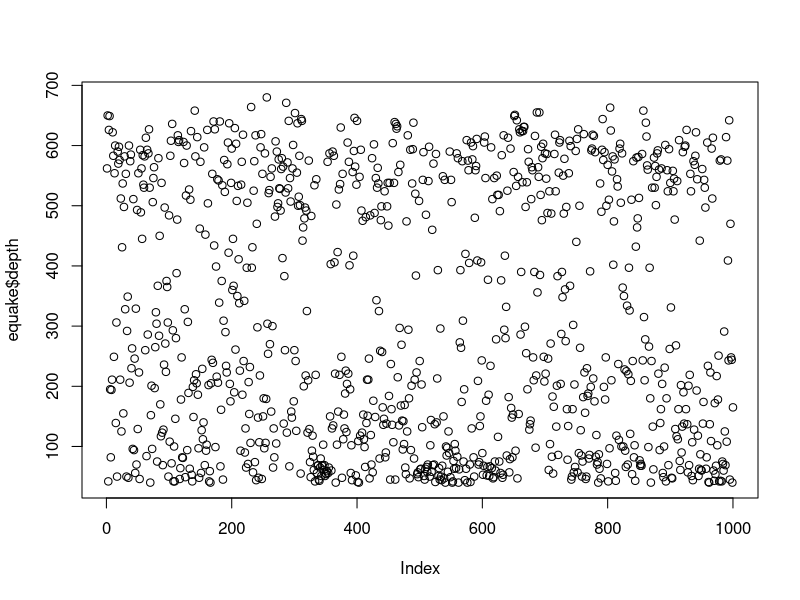
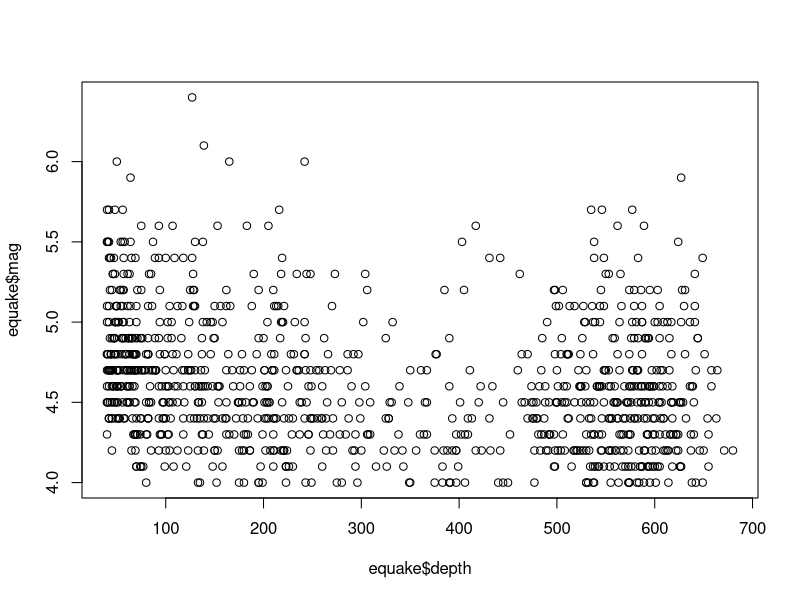
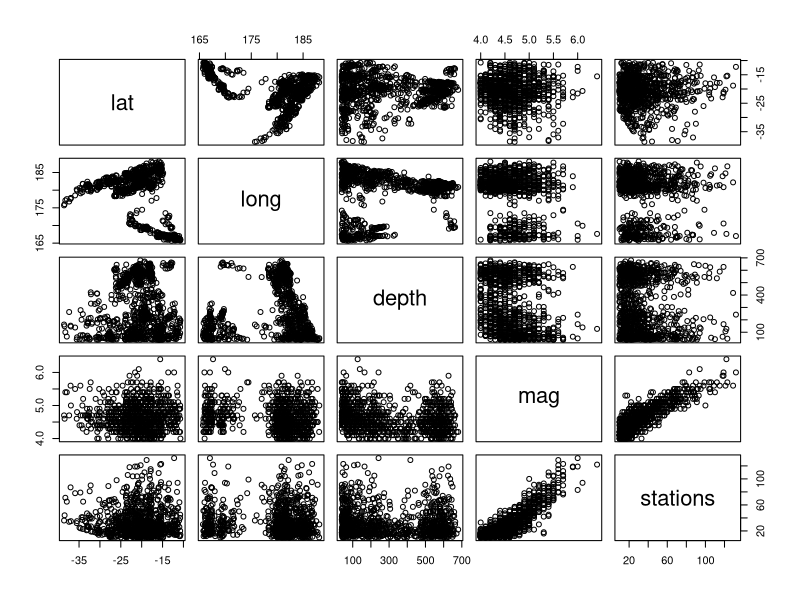
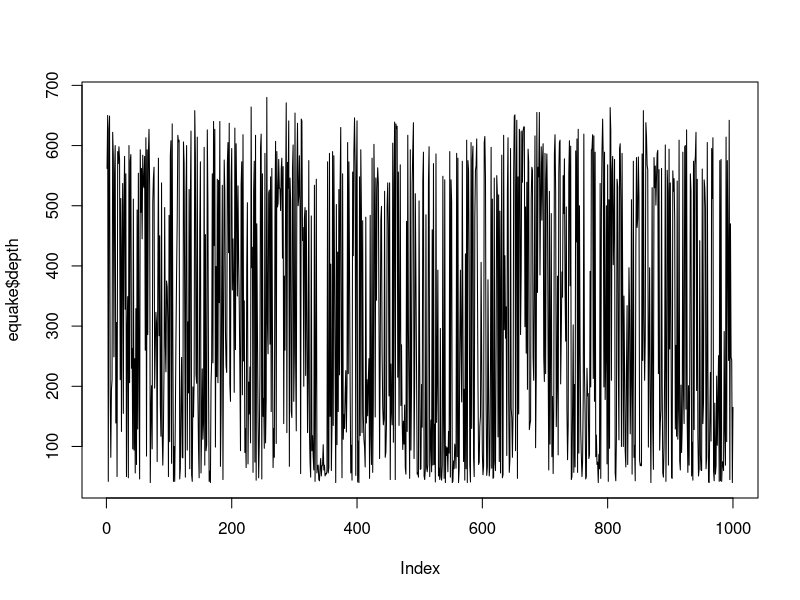
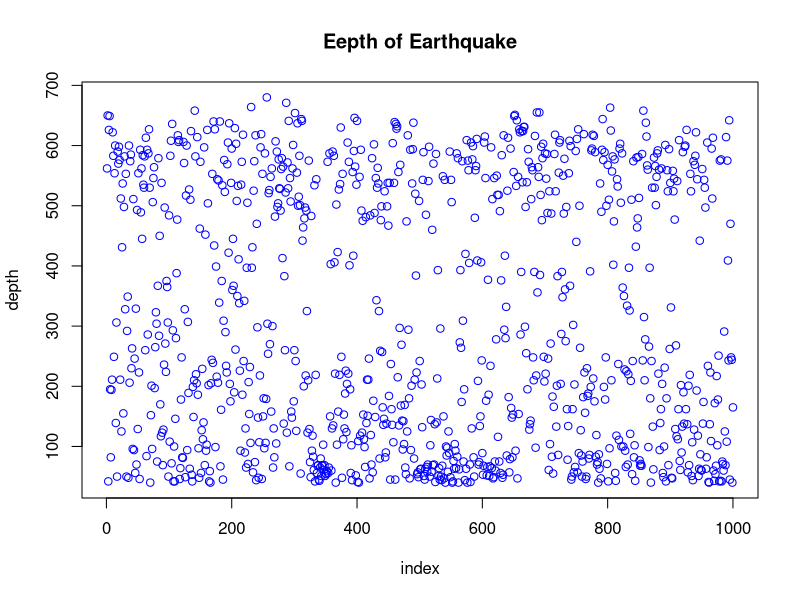
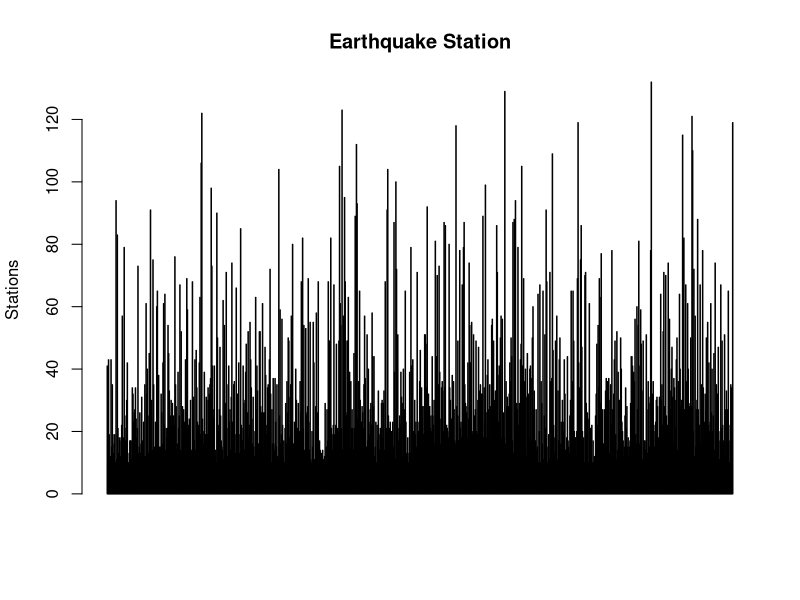
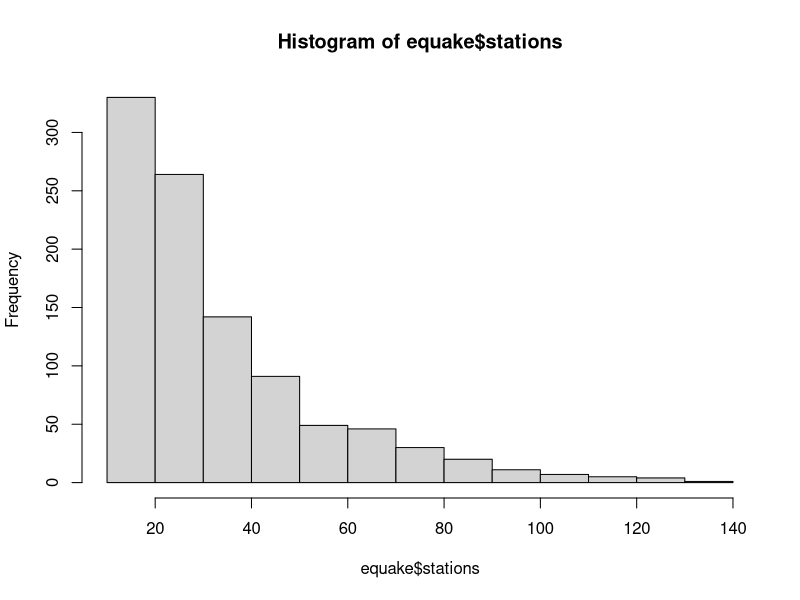
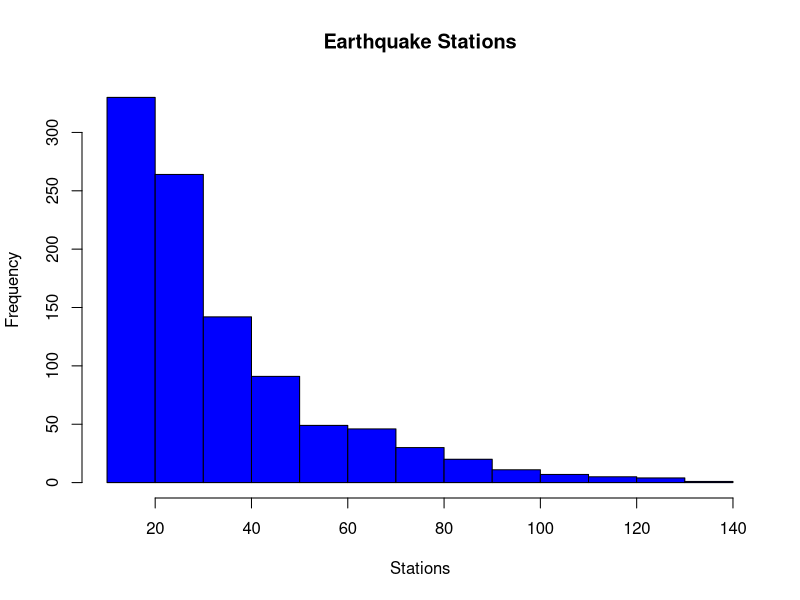

Source code (R) for these figures, in order: (Note: this script raises an error after producing the figures.)
equake <- datasets::quakes
head(equake,10)
tail(equake,10)
equake[,c(3,4)]
df<-equake[,-5]
summary(equake[,2])
equake$depth
summary(equake$depth)
summary(equake)
plot(equake$depth)
plot(equake$depth,equake$mag,type="p")
plot(equake)
plot(equake$depth,type="l")
plot(equake$depth,xlab='index',ylab='depth',main='Eepth of Earthquake',col='blue')
barplot(equake$stations,main='Earthquake Station',ylab='Stations',col='red',horiz=F,axes=T)
hist(equake$stations)
hist(equake$stations,main='Earthquake Stations',xlab='Stations',col='blue')
boxplot(equake$long,main='Longitude')
boxplot(equake[,1:5],main='Multiple')
par(mfrow=c(3,4),mar=c(2,5,2,1),las=0,bty='o')
plot(equake$mag)
plot(equake$mag,equake$stations)
plot(equake$mag, type="l")
barplot(equake$mag,main='Earthquake Magnitude',ylab='Magnitude',col='green',horiz=FALSE)
hist(equake$lat)
boxplot(equake$lat)
boxplot(equake[,1:3],main='Multiple Box Plots')
sd(equake$depth,na.rm=TRUE)
var(equake$depth,na.rm=TRUE)
skewness(equake$depth)
kurtosis(equake$depth)
